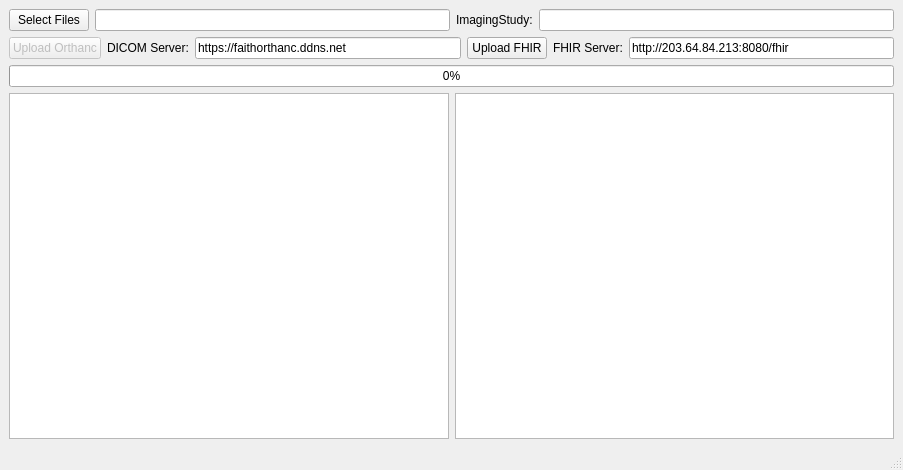
<?xml version="1.0" encoding="UTF-8"?>
<ui version="4.0">
 <class>MainWindow</class>
 <widget class="QMainWindow" name="MainWindow">
  <property name="geometry">
   <rect>
    <x>0</x>
    <y>0</y>
    <width>903</width>
    <height>470</height>
   </rect>
  </property>
  <property name="windowTitle">
   <string>DICOM Image Upload &amp; ImagingStudy Generator</string>
  </property>
  <widget class="QWidget" name="centralwidget">
   <layout class="QVBoxLayout" name="verticalLayout">
    <item>
     <layout class="QHBoxLayout" name="horizontalLayout">
      <item>
       <widget class="QPushButton" name="selectBtn">
        <property name="text">
         <string>Select Files</string>
        </property>
        <property name="autoDefault">
         <bool>true</bool>
        </property>
       </widget>
      </item>
      <item>
       <widget class="QLineEdit" name="filesEdit">
        <property name="enabled">
         <bool>true</bool>
        </property>
        <property name="text">
         <string/>
        </property>
        <property name="readOnly">
         <bool>true</bool>
        </property>
       </widget>
      </item>
      <item>
       <widget class="QLabel" name="label">
        <property name="text">
         <string>ImagingStudy:</string>
        </property>
       </widget>
      </item>
      <item>
       <widget class="QLineEdit" name="istudyEdit">
        <property name="text">
         <string/>
        </property>
        <property name="readOnly">
         <bool>true</bool>
        </property>
       </widget>
      </item>
     </layout>
    </item>
    <item>
     <layout class="QHBoxLayout" name="horizontalLayout_4">
      <item>
       <widget class="QPushButton" name="uploadOrthancBtn">
        <property name="enabled">
         <bool>false</bool>
        </property>
        <property name="text">
         <string>Upload Orthanc</string>
        </property>
        <property name="checkable">
         <bool>false</bool>
        </property>
        <property name="autoDefault">
         <bool>false</bool>
        </property>
        <property name="default">
         <bool>false</bool>
        </property>
        <property name="flat">
         <bool>false</bool>
        </property>
       </widget>
      </item>
      <item>
       <widget class="QLabel" name="label_3">
        <property name="text">
         <string>DICOM Server:</string>
        </property>
       </widget>
      </item>
      <item>
       <widget class="QLineEdit" name="dicomEdit">
        <property name="text">
         <string>https://faithorthanc.ddns.net</string>
        </property>
       </widget>
      </item>
      <item>
       <widget class="QPushButton" name="uploadFHIRBtn">
        <property name="text">
         <string>Upload FHIR</string>
        </property>
       </widget>
      </item>
      <item>
       <widget class="QLabel" name="label_2">
        <property name="text">
         <string>FHIR Server:</string>
        </property>
       </widget>
      </item>
      <item>
       <widget class="QLineEdit" name="fhirEdit">
        <property name="text">
         <string>http://203.64.84.213:8080/fhir</string>
        </property>
       </widget>
      </item>
     </layout>
    </item>
    <item>
     <widget class="QProgressBar" name="progressBar">
      <property name="value">
       <number>0</number>
      </property>
     </widget>
    </item>
    <item>
     <layout class="QHBoxLayout" name="horizontalLayout_3">
      <item>
       <widget class="QTextEdit" name="textEdit">
        <property name="html">
         <string>&lt;!DOCTYPE HTML PUBLIC &quot;-//W3C//DTD HTML 4.0//EN&quot; &quot;http://www.w3.org/TR/REC-html40/strict.dtd&quot;&gt;
&lt;html&gt;&lt;head&gt;&lt;meta name=&quot;qrichtext&quot; content=&quot;1&quot; /&gt;&lt;style type=&quot;text/css&quot;&gt;
p, li { white-space: pre-wrap; }
&lt;/style&gt;&lt;/head&gt;&lt;body style=&quot; font-family:'MS Shell Dlg 2'; font-size:8.25pt; font-weight:400; font-style:normal;&quot;&gt;
&lt;p style=&quot;-qt-paragraph-type:empty; margin-top:0px; margin-bottom:0px; margin-left:0px; margin-right:0px; -qt-block-indent:0; text-indent:0px;&quot;&gt;&lt;br /&gt;&lt;/p&gt;&lt;/body&gt;&lt;/html&gt;</string>
        </property>
       </widget>
      </item>
      <item>
       <widget class="QTextEdit" name="textEdit_result">
        <property name="html">
         <string>&lt;!DOCTYPE HTML PUBLIC &quot;-//W3C//DTD HTML 4.0//EN&quot; &quot;http://www.w3.org/TR/REC-html40/strict.dtd&quot;&gt;
&lt;html&gt;&lt;head&gt;&lt;meta name=&quot;qrichtext&quot; content=&quot;1&quot; /&gt;&lt;style type=&quot;text/css&quot;&gt;
p, li { white-space: pre-wrap; }
&lt;/style&gt;&lt;/head&gt;&lt;body style=&quot; font-family:'MS Shell Dlg 2'; font-size:8.25pt; font-weight:400; font-style:normal;&quot;&gt;
&lt;p style=&quot;-qt-paragraph-type:empty; margin-top:12px; margin-bottom:12px; margin-left:0px; margin-right:0px; -qt-block-indent:0; text-indent:0px;&quot;&gt;&lt;br /&gt;&lt;/p&gt;&lt;/body&gt;&lt;/html&gt;</string>
        </property>
       </widget>
      </item>
     </layout>
    </item>
   </layout>
  </widget>
  <widget class="QMenuBar" name="menubar">
   <property name="geometry">
    <rect>
     <x>0</x>
     <y>0</y>
     <width>903</width>
     <height>21</height>
    </rect>
   </property>
  </widget>
  <widget class="QStatusBar" name="statusbar"/>
 </widget>
 <resources/>
 <connections/>
</ui>
